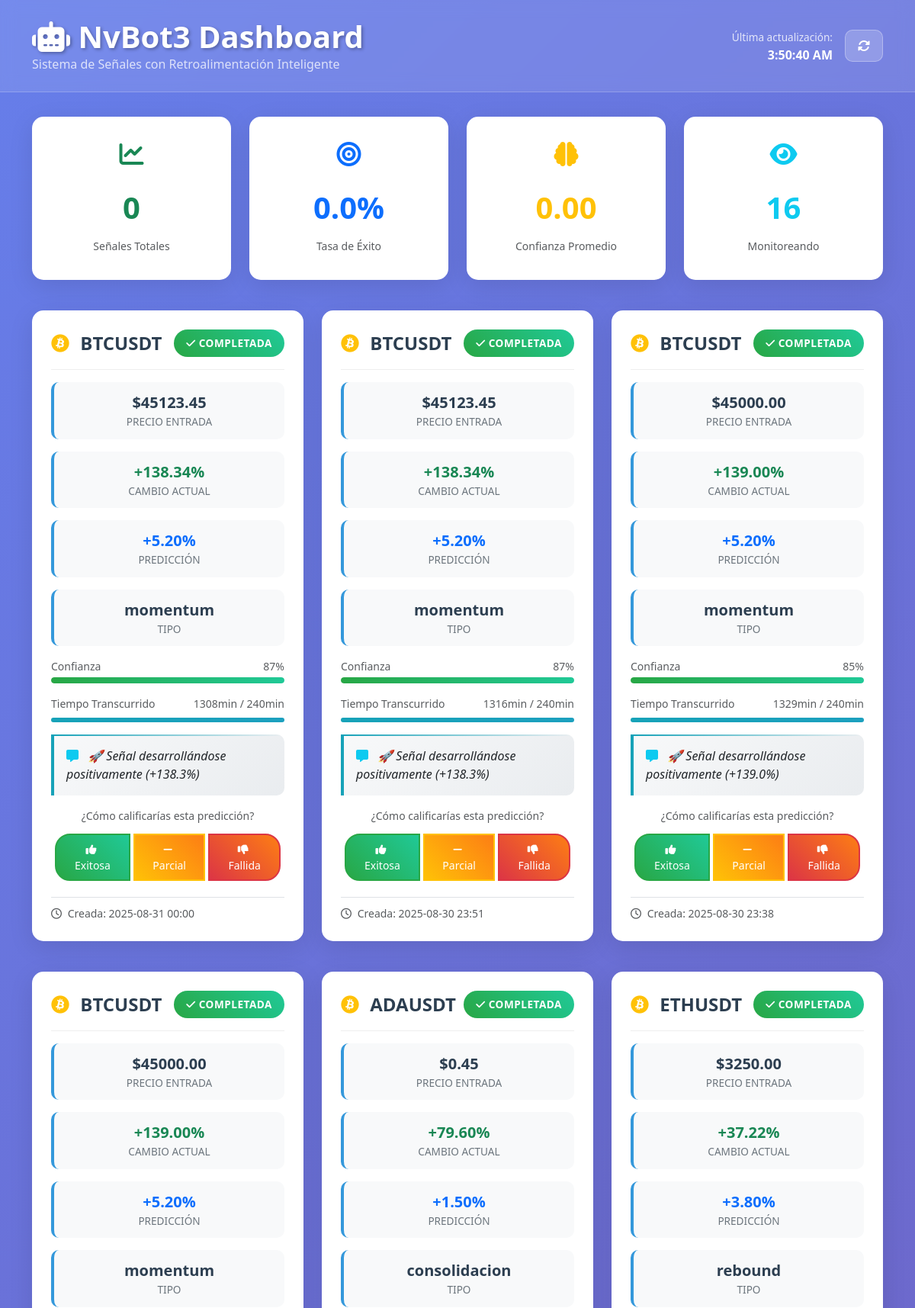
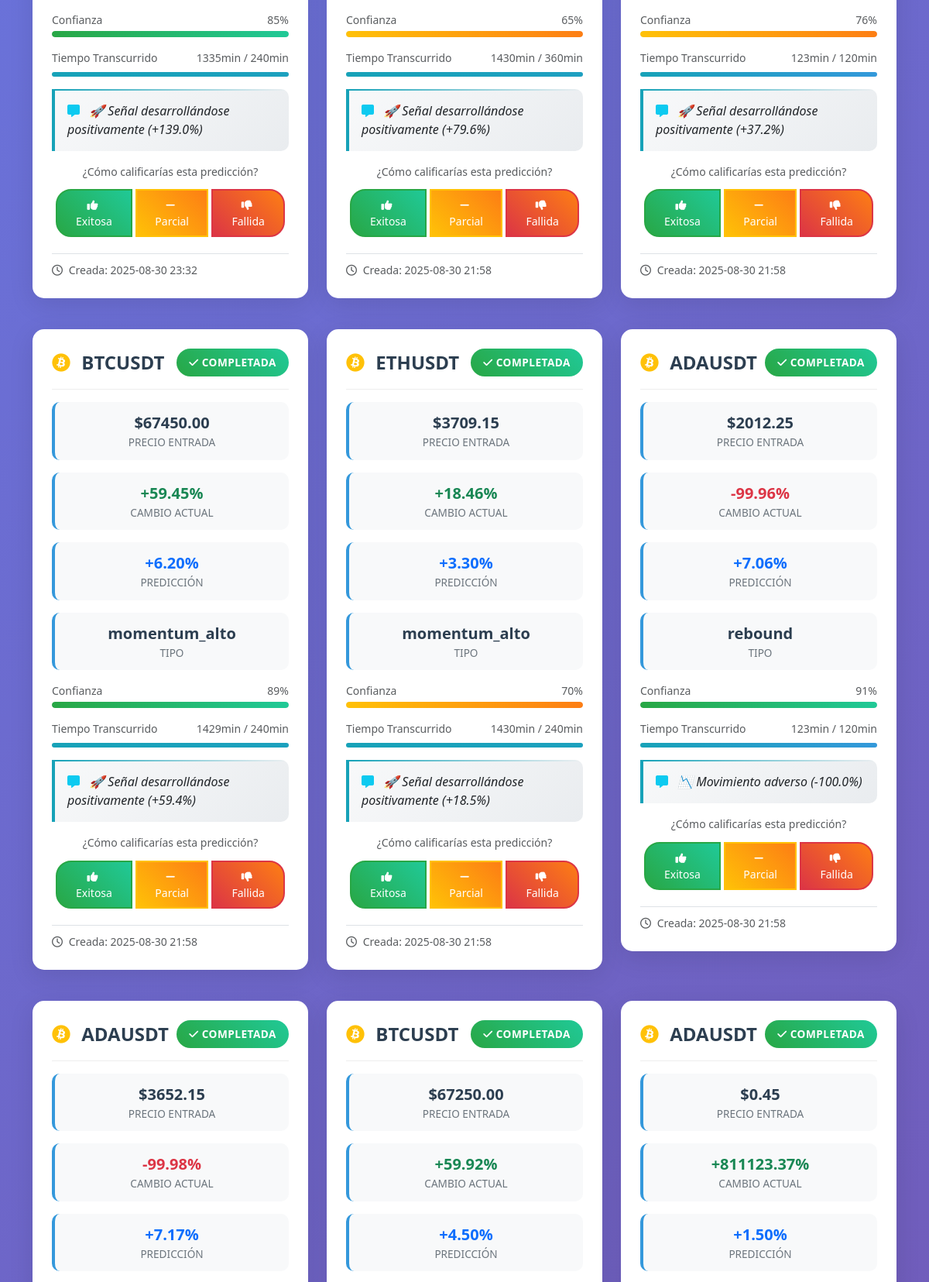
The page / (upper part) on the database its author committed (2 pictures, top to bottom).
### tables this page shows
CREATE TABLE price_tracking (
            id INTEGER PRIMARY KEY AUTOINCREMENT,
            signal_id TEXT NOT NULL,
            timestamp DATETIME NOT NULL,
            price REAL NOT NULL,
            change_percent REAL NOT NULL,
            minutes_elapsed INTEGER NOT NULL,
            FOREIGN KEY (signal_id) REFERENCES signals (signal_id)
        );

CREATE TABLE signals (
            signal_id TEXT PRIMARY KEY,
            symbol TEXT NOT NULL,
            signal_type TEXT NOT NULL,
            entry_price REAL NOT NULL,
            entry_timestamp DATETIME NOT NULL,
            predicted_change REAL NOT NULL,
            confidence_score REAL NOT NULL,
            expected_timeframe INTEGER NOT NULL,
            status TEXT DEFAULT 'monitoring',
            created_at DATETIME DEFAULT CURRENT_TIMESTAMP
        );

### app.py (the view)
@app.route('/')
def dashboard():
    try:
        if signal_tracker:
            active_signals = signal_tracker.get_active_signals()
            stats = signal_tracker.get_performance_stats(days=30)
        else:
            active_signals = []
            stats = {"total_signals": 0, "success_rate": 0, "average_confidence": 0}
        return render_template('dashboard.html',
                             active_signals=active_signals,
                             stats=stats,
                             current_time=datetime.now())
    except Exception as e:
        print(f"❌ Error en dashboard: {e}")
        return f"Error cargando dashboard: {e}", 500

### templates/dashboard.html (shortened to what this page needs)
<!DOCTYPE html>
<html lang="es">
<head>
    <link href="https://cdn.jsdelivr.net/npm/bootstrap@5.3.0/dist/css/bootstrap.min.css" rel="stylesheet">
    <link href="https://cdnjs.cloudflare.com/ajax/libs/font-awesome/6.4.0/css/all.min.css" rel="stylesheet">
</head>
<body>
    <div class="dashboard-header">
        <div class="container">
            <div class="row align-items-center">
                <div class="col-md-8">
                    <h1 class="mb-0">
                        <i class="fas fa-robot"></i> NvBot3 Dashboard
                    </h1>
                    <p class="mb-0 opacity-75">Sistema de Señales con Retroalimentación Inteligente</p>
                </div>
                <div class="col-md-4 text-end">
                    <div class="d-flex justify-content-end align-items-center">
                        <div class="me-3">
                            <small class="last-update">Última actualización:</small><br>
                            <span id="last-update" class="fw-bold">
                            </span>
                        </div>
                        <button class="btn refresh-btn" onclick="refreshData()" title="Actualizar datos">
                            <i class="fas fa-sync-alt"></i>
                        </button>
                    </div>
                </div>
            </div>
        </div>
    </div>
    <div class="container">
        <div class="row mb-4">
            <div class="col-md-3 mb-3">
                <div class="stats-card fade-in">
                    <i class="fas fa-chart-line fa-2x text-success"></i>
                    <div class="stats-value text-success">{{ stats.total_signals or 0 }}</div>
                    <small class="text-muted">Señales Totales</small>
                </div>
            </div>
            <div class="col-md-3 mb-3">
                <div class="stats-card fade-in">
                    <i class="fas fa-bullseye fa-2x text-primary"></i>
                    <div class="stats-value text-primary">{{ "%.1f"|format(stats.success_rate or 0) }}%</div>
                    <small class="text-muted">Tasa de Éxito</small>
                </div>
            </div>
            <div class="col-md-3 mb-3">
                <div class="stats-card fade-in">
                    <i class="fas fa-brain fa-2x text-warning"></i>
                    <div class="stats-value text-warning">{{ "%.2f"|format(stats.average_confidence or 0) }}</div>
                    <small class="text-muted">Confianza Promedio</small>
                </div>
            </div>
            <div class="col-md-3 mb-3">
                <div class="stats-card fade-in">
                    <i class="fas fa-eye fa-2x text-info"></i>
                    <div class="stats-value text-info" id="active-count">
                        {{ active_signals|length if active_signals else 0 }}
                    </div>
                    <small class="text-muted">Monitoreando</small>
                </div>
            </div>
        </div>
        <div id="signals-container">
            {% if active_signals and active_signals|length > 0 %}
                <div class="row">
                    {% for signal in active_signals %}
                    <div class="col-md-6 col-lg-4 mb-3">
                        <div class="signal-card fade-in" id="signal-{{ signal.signal_id }}">
                            <div class="signal-header">
                                <div class="signal-symbol">
                                    <i class="fab fa-bitcoin text-warning me-2"></i>
                                    {{ signal.symbol }}
                                </div>
                                <div class="signal-status
                                    {% if signal.status == 'monitoring' %}status-monitoring
                                    {% elif signal.status == 'completed' %}status-completed
                                    {% else %}status-failed{% endif %}">
                                    {% if signal.status == 'monitoring' %}
                                        <i class="fas fa-eye me-1"></i>Monitoreando
                                    {% elif signal.status == 'completed' %}
                                        <i class="fas fa-check me-1"></i>Completada
                                    {% else %}
                                        <i class="fas fa-times me-1"></i>Finalizada
                                    {% endif %}
                                </div>
                            </div>
                            <div class="signal-metrics">
                                <div class="metric">
                                    <div class="metric-value">${{ "%.2f"|format(signal.entry_price) }}</div>
                                    <div class="metric-label">Precio Entrada</div>
                                </div>
                                <div class="metric">
                                    <div class="metric-value {% if signal.current_change > 0 %}text-success{% else %}text-danger{% endif %}">
                                        {% if signal.current_change %}
                                            {{ "{:+.2f}".format(signal.current_change) }}%
                                        {% else %}
                                            0.00%
                                        {% endif %}
                                    </div>
                                    <div class="metric-label">Cambio Actual</div>
                                </div>
                                <div class="metric">
                                    <div class="metric-value text-primary">{{ "{:+.2f}".format(signal.predicted_change) }}%</div>
                                    <div class="metric-label">Predicción</div>
                                </div>
                                <div class="metric">
                                    <div class="metric-value">{{ signal.signal_type }}</div>
                                    <div class="metric-label">Tipo</div>
                                </div>
                            </div>
                            <div class="progress-container">
                                <div class="d-flex justify-content-between mb-1">
                                    <small class="text-muted">Confianza</small>
                                    <small class="text-muted">{{ "%.0f"|format(signal.confidence_score * 100) }}%</small>
                                </div>
                                <div class="confidence-bar">
                                    <div class="confidence-fill
                                        {% if signal.confidence_score >= 0.8 %}confidence-high
                                        {% elif signal.confidence_score >= 0.6 %}confidence-medium
                                        {% else %}confidence-low{% endif %}"
                                        data-width="{{ signal.confidence_score * 100 }}"></div>
                                </div>
                            </div>
                            {% if signal.minutes_elapsed and signal.expected_timeframe %}
                            <div class="progress-container">
                                <div class="d-flex justify-content-between mb-1">
                                    <small class="text-muted">Tiempo Transcurrido</small>
                                    <small class="text-muted">{{ signal.minutes_elapsed }}min / {{ signal.expected_timeframe }}min</small>
                                </div>
                                <div class="time-progress">
                                    <div class="progress-fill dynamic-width"
                                        data-width="{{ (signal.minutes_elapsed / signal.expected_timeframe * 100) if signal.minutes_elapsed and signal.expected_timeframe else 0 }}"></div>
                                </div>
                            </div>
                            {% endif %}
                            <div class="smart-comment">
                                <i class="fas fa-comment-alt me-2 text-info"></i>
                                <span id="comment-{{ signal.signal_id }}">
                                    {% if signal.current_change %}
                                        {% if signal.current_change > 2 %}
                                            🚀 Señal desarrollándose positivamente (+{{ "%.1f"|format(signal.current_change) }}%)
                                        {% elif signal.current_change > 0.5 %}
                                            📈 Movimiento favorable (+{{ "%.1f"|format(signal.current_change) }}%)
                                        {% elif signal.current_change < -2 %}
                                            📉 Movimiento adverso ({{ "%.1f"|format(signal.current_change) }}%)
                                        {% else %}
                                            ⚖️ Precio estable ({{ "{:+.1f}".format(signal.current_change) }}%)
                                        {% endif %}
                                    {% else %}
                                        ⏳ Monitoreando evolución de la señal...
                                    {% endif %}
                                </span>
                            </div>
                            {% if signal.status in ['completed', 'failed'] %}
                            <div class="mt-3 text-center">
                                <small class="text-muted d-block mb-2">¿Cómo calificarías esta predicción?</small>
                                <div class="btn-group" role="group">
                                    <button type="button" class="btn btn-success btn-feedback btn-sm"
                                            onclick="submitFeedback('{{ signal.signal_id }}', 'success')">
                                        <i class="fas fa-thumbs-up me-1"></i>Exitosa
                                    </button>
                                    <button type="button" class="btn btn-warning btn-feedback btn-sm"
                                            onclick="submitFeedback('{{ signal.signal_id }}', 'partial')">
                                        <i class="fas fa-minus me-1"></i>Parcial
                                    </button>
                                    <button type="button" class="btn btn-danger btn-feedback btn-sm"
                                            onclick="submitFeedback('{{ signal.signal_id }}', 'failed')">
                                        <i class="fas fa-thumbs-down me-1"></i>Fallida
                                    </button>
                                </div>
                            </div>
                            {% endif %}
                            <div class="mt-3 pt-2 border-top">
                                <small class="text-muted">
                                    <i class="far fa-clock me-1"></i>
                                    Creada: {{ signal.entry_timestamp[:16] if signal.entry_timestamp else 'N/A' }}
                                </small>
                            </div>
                        </div>
                    </div>
                    {% endfor %}
                </div>
            {% endif %}
        </div>
    </div>
</body>
</html>

### rows shown on the page
price_tracking: symbol "BTCUSDT", current_change "+138.34", signal_type "momentum", minutes_elapsed "1308", expected_timeframe "240", current_change "138.3", entry_timestamp "2025-08-31 00:00"
signals: entry_price "45123.45", predicted_change "+5.20", signal.confidence_score*100 "87"
price_tracking: symbol "BTCUSDT", current_change "+138.34", signal_type "momentum", minutes_elapsed "1316", expected_timeframe "240", current_change "138.3", entry_timestamp "2025-08-30 23:51"
signals: entry_price "45123.45", predicted_change "+5.20", signal.confidence_score*100 "87"
price_tracking: symbol "BTCUSDT", current_change "+139.00", signal_type "momentum", minutes_elapsed "1329", expected_timeframe "240", current_change "139.0", entry_timestamp "2025-08-30 23:38"
signals: entry_price "45000.00", predicted_change "+5.20", signal.confidence_score*100 "85"
price_tracking: symbol "BTCUSDT", current_change "+139.00", signal_type "momentum", minutes_elapsed "1335", expected_timeframe "240", current_change "139.0", entry_timestamp "2025-08-30 23:32"
signals: entry_price "45000.00", predicted_change "+5.20", signal.confidence_score*100 "85"
price_tracking: symbol "ADAUSDT", current_change "+79.60", signal_type "consolidacion", minutes_elapsed "1430", expected_timeframe "360", current_change "79.6", entry_timestamp "2025-08-30 21:58"
signals: entry_price "0.45", predicted_change "+1.50", signal.confidence_score*100 "65"
price_tracking: symbol "ETHUSDT", current_change "+37.22", signal_type "rebound", minutes_elapsed "123", expected_timeframe "120", current_change "37.2", entry_timestamp "2025-08-30 21:58"
signals: entry_price "3250.00", predicted_change "+3.80", signal.confidence_score*100 "76"
price_tracking: symbol "BTCUSDT", current_change "+59.45", signal_type "momentum_alto", minutes_elapsed "1429", expected_timeframe "240", current_change "59.4", entry_timestamp "2025-08-30 21:58"
signals: entry_price "67450.00", predicted_change "+6.20", signal.confidence_score*100 "89"
price_tracking: symbol "ETHUSDT", current_change "+18.46", signal_type "momentum_alto", minutes_elapsed "1430", expected_timeframe "240", current_change "18.5", entry_timestamp "2025-08-30 21:58"
signals: entry_price "3709.15", predicted_change "+3.30", signal.confidence_score*100 "70"
price_tracking: symbol "ADAUSDT", current_change "-99.96", signal_type "rebound", minutes_elapsed "123", expected_timeframe "120", current_change "-100.0", entry_timestamp "2025-08-30 21:58"
signals: entry_price "2012.25", predicted_change "+7.06", signal.confidence_score*100 "91"
price_tracking: symbol "ADAUSDT", current_change "-99.98"
signals: entry_price "3652.15", predicted_change "+7.17"
price_tracking: symbol "BTCUSDT", current_change "+59.92"
signals: entry_price "67250.00", predicted_change "+4.50"
price_tracking: symbol "ADAUSDT", current_change "+811123.37"
signals: entry_price "0.45", predicted_change "+1.50"

### other values the page prints
{{ stats.total_signals or 0 }} "0"
{{ "%.1f"|format(stats.success_rate or 0) }} "0.0"
{{ "%.2f"|format(stats.average_confidence or 0) }} "0.00"
{{ active_signals|length if active_signals else 0 }} "16"
